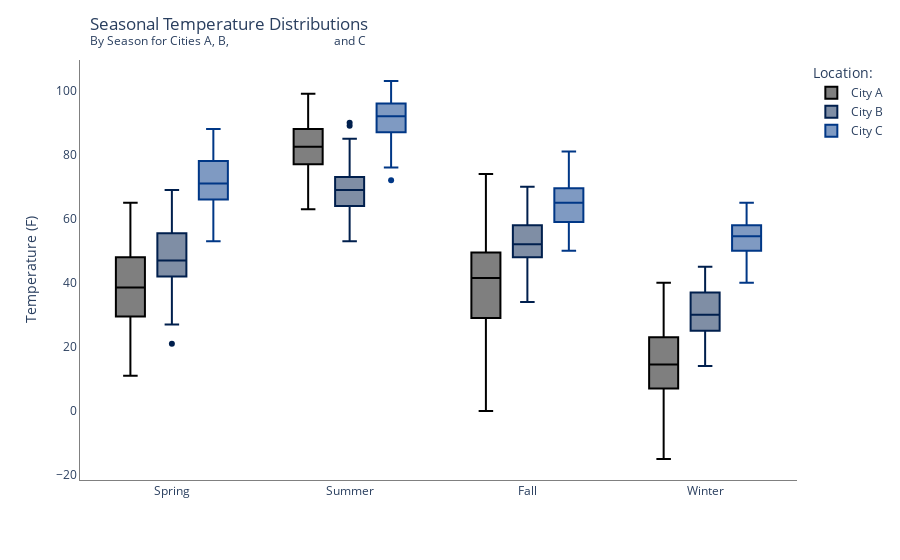

Notebook code for this chart:
### Markdown cell above
## Box Plots

### Code cell
# Generate plot:
plot = px.box(df, x='Season', color='Location', y='Temp', 
              color_discrete_sequence=px.colors.cyclical.IceFire)

# Update layout and titles:
plot.update_layout(title={'text': "Seasonal Temperature Distributions\
                                  <br><sup>By Season for Cities A, B, \
                                  and C</sup>",
                          'xanchor': 'left',
                          'yanchor': 'top',
                          'x': 0.1}, legend_title_text='Location:',
                   xaxis_title='',
                   yaxis_title='Temperature (F)')

# Update style:
plot.update_layout(plot_bgcolor = 'white')
plot.update_xaxes(showline=True, linecolor='gray')
plot.update_yaxes(showline=True, linecolor='gray')

plot.show()

### Figure 1 — Plotly figure (JSON) as saved in the notebook; plotly's stock layout.template omitted (floating-point values rounded to 4 significant figures; data arrays with more than 128 entries replaced by an {"elided": "..."} marker saying what was removed)
{"data": [{"alignmentgroup": "True", "hovertemplate": "Location=City A<br>Season=%{x}<br>Temp=%{y}<extra></extra>", "legendgroup": "City A", "marker": {"color": "#000000"}, "name": "City A", "notched": false, "offsetgroup": "City A", "orientation": "v", "showlegend": true, "type": "box", "x": {"elided": "400 str values"}, "x0": " ", "xaxis": "x", "y": {"elided": "400 int values"}, "y0": " ", "yaxis": "y"}, {"alignmentgroup": "True", "hovertemplate": "Location=City B<br>Season=%{x}<br>Temp=%{y}<extra></extra>", "legendgroup": "City B", "marker": {"color": "#001f4d"}, "name": "City B", "notched": false, "offsetgroup": "City B", "orientation": "v", "showlegend": true, "type": "box", "x": {"elided": "400 str values"}, "x0": " ", "xaxis": "x", "y": {"elided": "400 int values"}, "y0": " ", "yaxis": "y"}, {"alignmentgroup": "True", "hovertemplate": "Location=City C<br>Season=%{x}<br>Temp=%{y}<extra></extra>", "legendgroup": "City C", "marker": {"color": "#003786"}, "name": "City C", "notched": false, "offsetgroup": "City C", "orientation": "v", "showlegend": true, "type": "box", "x": {"elided": "400 str values"}, "x0": " ", "xaxis": "x", "y": {"elided": "400 int values"}, "y0": " ", "yaxis": "y"}], "layout": {"boxmode": "group", "legend": {"title": {"text": "Location:"}, "tracegroupgap": 0}, "margin": {"t": 60}, "plot_bgcolor": "white", "title": {"text": "Seasonal Temperature Distributions                                  <br><sup>By Season for Cities A, B,                                   and C</sup>", "x": 0.1, "xanchor": "left", "yanchor": "top"}, "xaxis": {"anchor": "y", "domain": [0, 1], "linecolor": "gray", "showline": true, "title": {"text": ""}}, "yaxis": {"anchor": "x", "domain": [0, 1], "linecolor": "gray", "showline": true, "title": {"text": "Temperature (F)"}}}}
